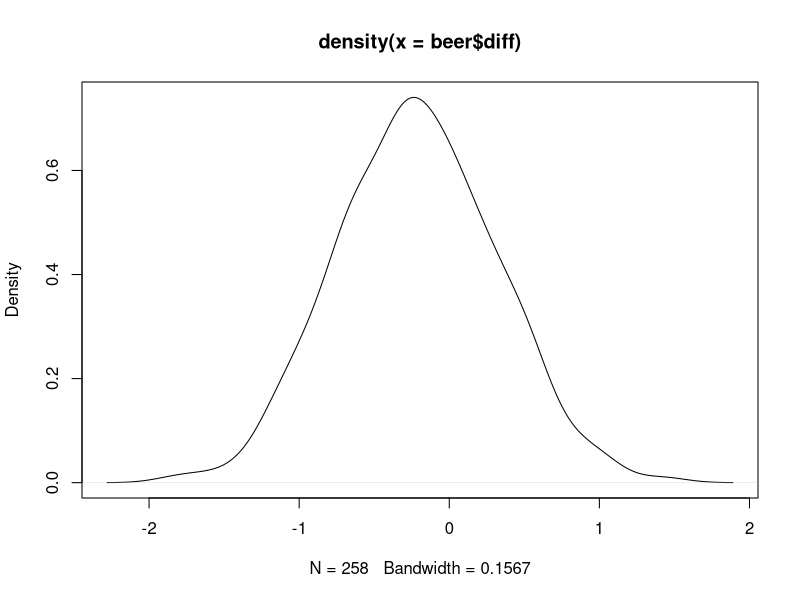
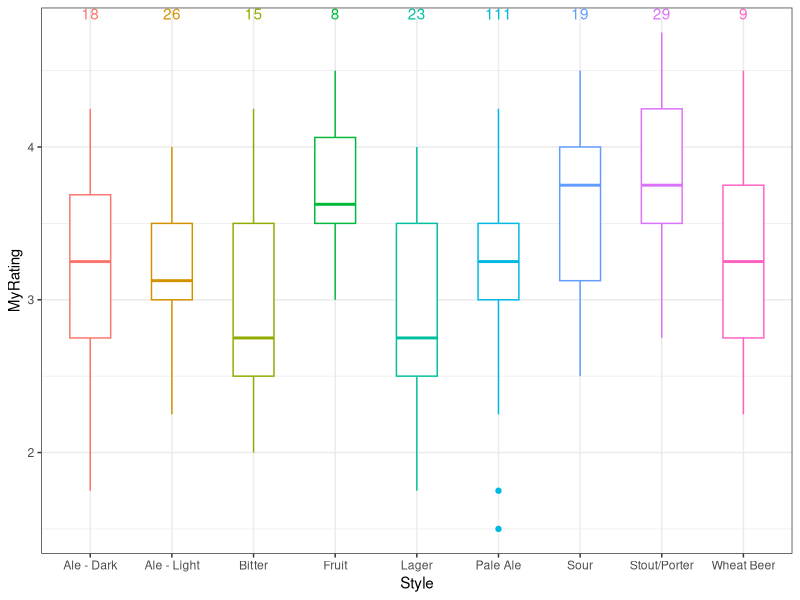
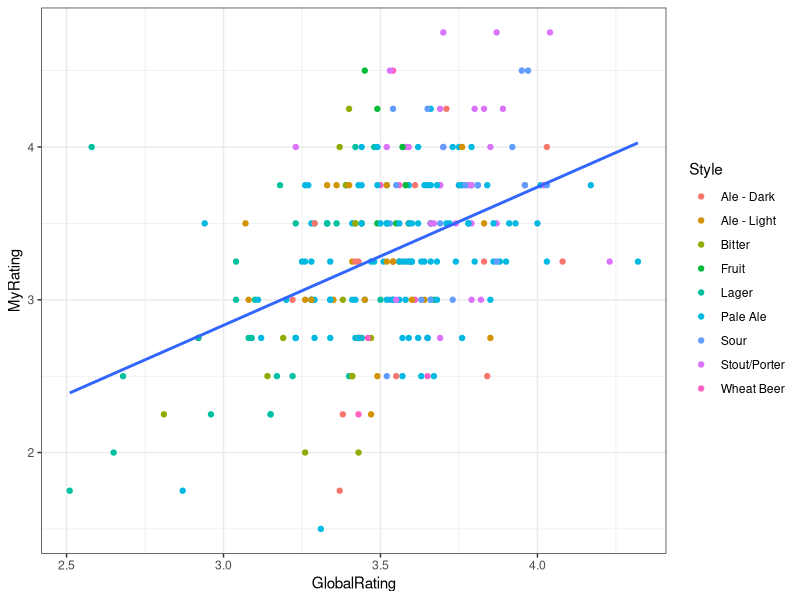
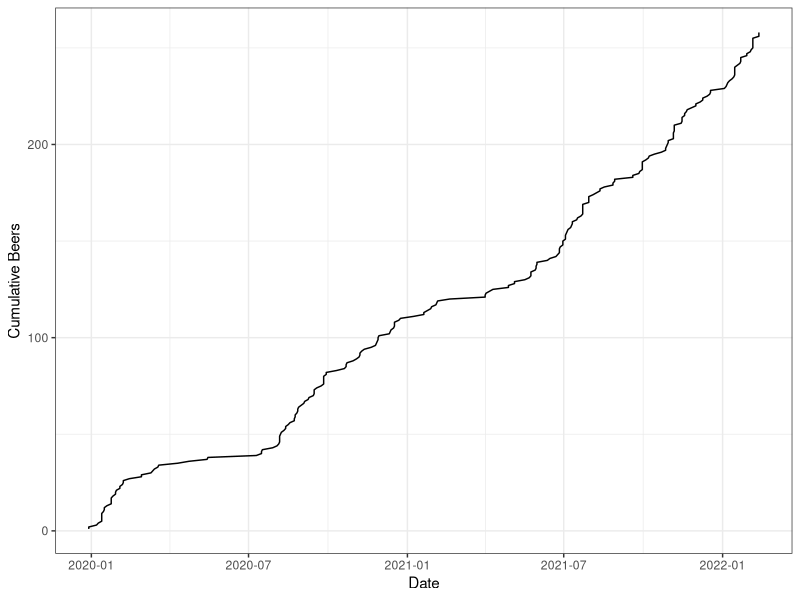
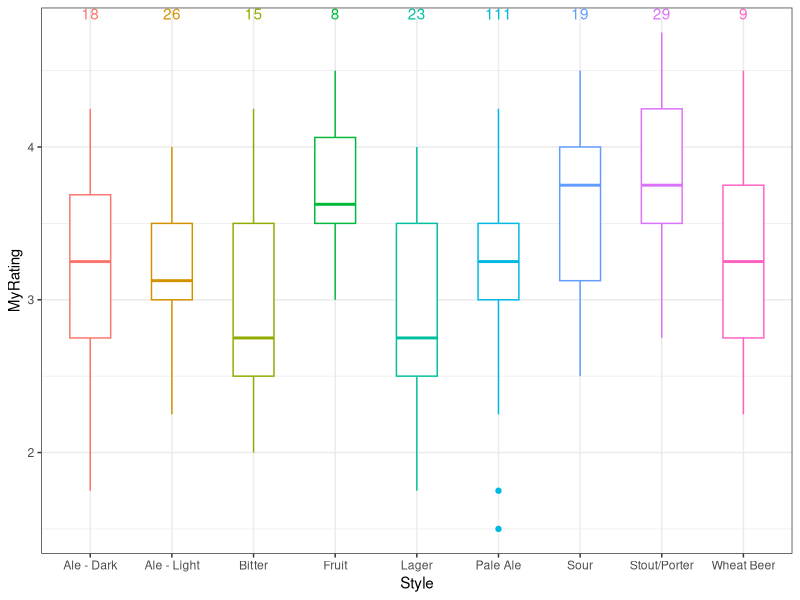
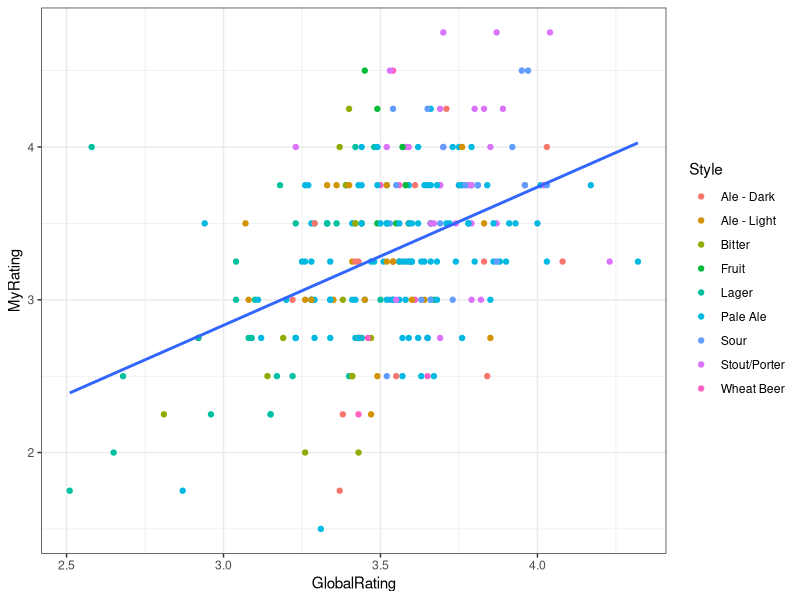
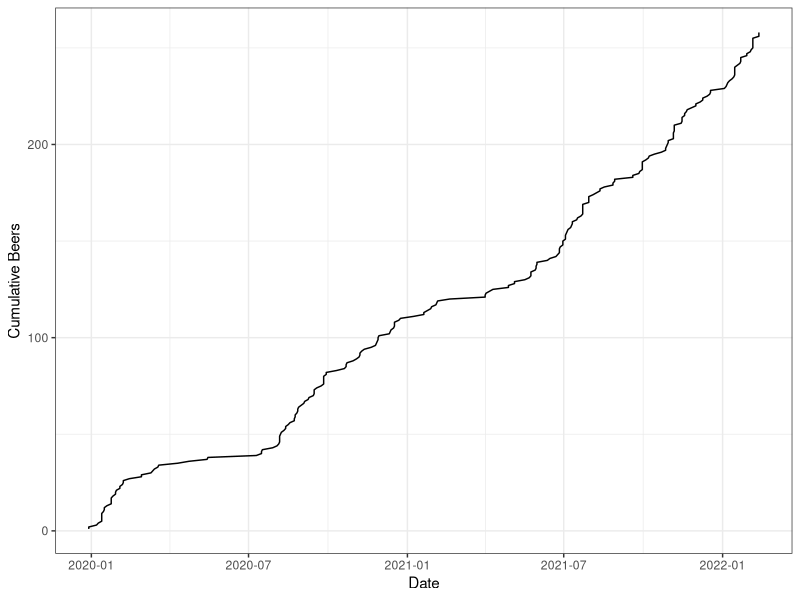

The R source for these figures, in order:
library(tidyverse)
library(readxl)
beer=read_excel("beer.xlsx")
write.csv(beer, "beer.csv")


beer=beer%>%mutate(diff=MyRating-GlobalRating,
                   n=row_number())


plot(density(beer$diff))

summary(lm(data=beer, formula = MyRating~GlobalRating))
cor.test(beer$MyRating, beer$GlobalRating)

tapply(beer$diff, beer$Style, summary)

beer%>%group_by(Style)%>%summarise(n=n(), mean=mean(diff), sd=sd(diff, na.rm=T))

count=beer%>%group_by(Style)%>%tally()

ggplot(data=beer, aes(y=MyRating, color=Style, x=Style))+geom_boxplot(width=0.5)+
  geom_text(data = count,
            aes(Style, Inf, label = n), vjust = 1)+
  theme_bw()+
  theme(legend.position = "none")
ggsave("Plots/Ratingbystlye.png", device = "png", height = 5.68, width = 9.4, units = "in")
  

ggplot(data=beer, aes(x=GlobalRating, y=MyRating))+
  geom_point(aes(color=Style))+
  geom_smooth(method="lm", se=F)+
  theme_bw()
ggsave("Plots/Ratingbyglobal.png", device = "png", height = 5.68, width = 9.4, units = "in")

beer %>% ggplot(aes(x=Date, y=n))+
  geom_line()+
  ylab("Cumulative Beers")+
  theme_bw()
ggsave("Plots/Culativebeers.png", device = "png", height = 5.68, width = 9.4, units = "in")

  

